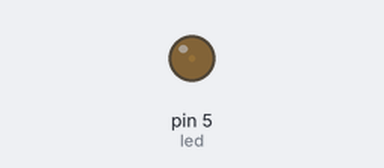
Bench run of a sketch on a simulated Arduino Uno, built with avr-gcc and run on an emulated ATmega328P. Parts: output pins drawn as LEDs (lit = HIGH). What the sketch prints to the serial monitor is not drawn.

Above: at 0.05 s.
At 0.65 s:
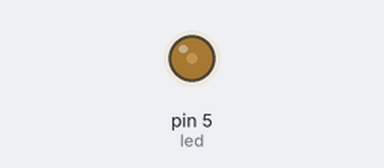
At 1.3 s:
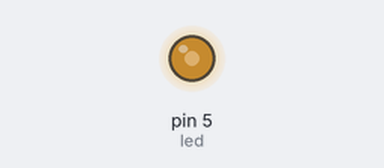
At 2.6 s:
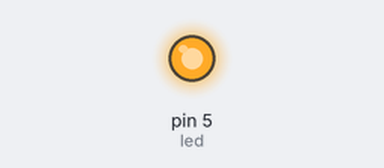
Timing chart, 0 to 6.0 s (numbered marks = the images above):
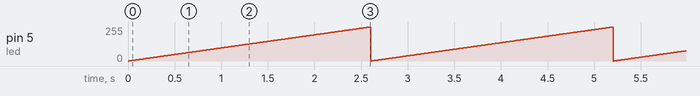

Measured:
- by itself, pin 5 (led): ramps from 0/255 to 255/255 and jumps back, once every 2.6 s

The sketch:

day_2.ino
```cpp
int led = 5;
int dt = 10;
int bright;


void setup() {
  pinMode(led,OUTPUT);
  Serial.begin(9600);


}

void loop() {
  for(bright=0;bright<=255;bright++){
    analogWrite(led,bright);
    Serial.println(bright);
    delay(dt);
    //analogWrite(led,LOW);
   // delay(dt);
  }


}
```
